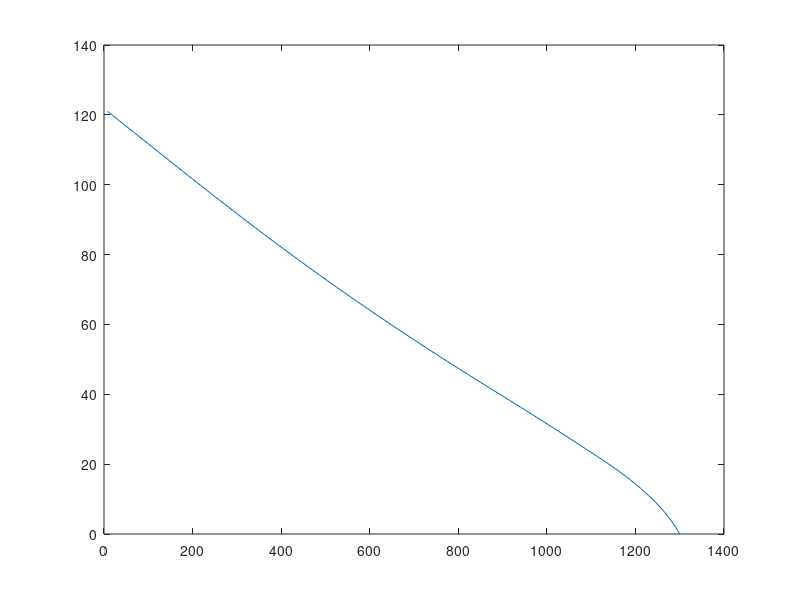

Reproduce this figure in MATLAB.
home
close all
clear all

%Accessing the 'data' folder on github
addpath('..\..\data')

%Loading stable solutions
forward = load('fwdgeo120.txt');

%%

dx = linspace(1,120,length(forward));
dy = dx;
[X,Y] = meshgrid(dx,dy);


%Plotting the data
figure(1)
contourf(X,Y,forward,'ShowText','on'); %Crank-Nicolson
colorbar
title('Contour') %Title
xlabel('x') %Labels and legend
ylabel('z')

%%

surf(forward)

%% one dimensional plotter

Temp=forward(:,50);
z=linspace(0,121,length(Temp));
z=z';
plot(Temp,z)

format long
y=polyfit(Temp,z,2);
